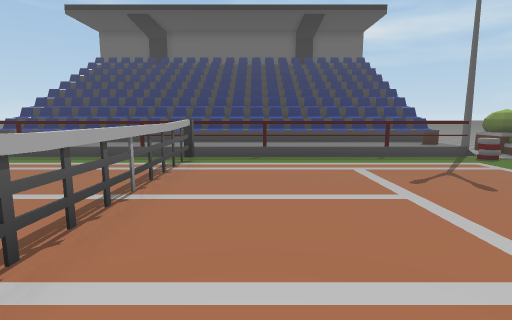
[1] (above)

14 first-person views from a walk through a 3-D level made in the Unity game engine. The camera is 1.4 m above the floor, tilts 8° down and sees 80° across. The floor is counted in squares, 1 m on a side. Each view is taken from the middle of a square. On the plan, view 1 faces up. The plan holds only what a view shows up to about 14 squares ahead; the rest is blank. The place goes on beyond the plan. The player is left out. Some surface patterns are stand-ins.

[2]
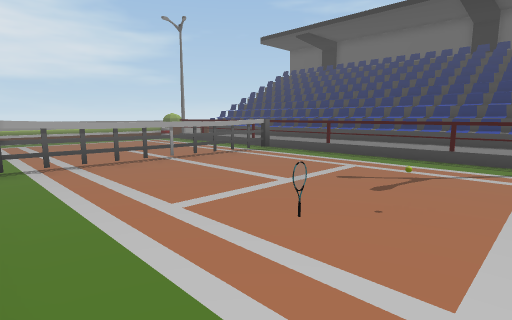

[3]
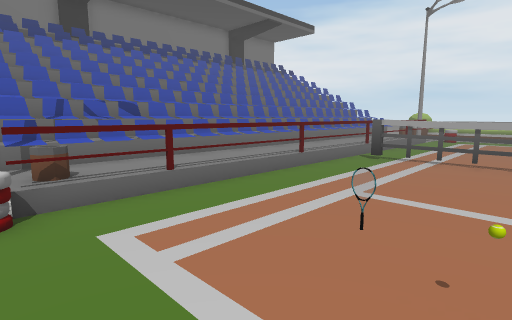

[4]
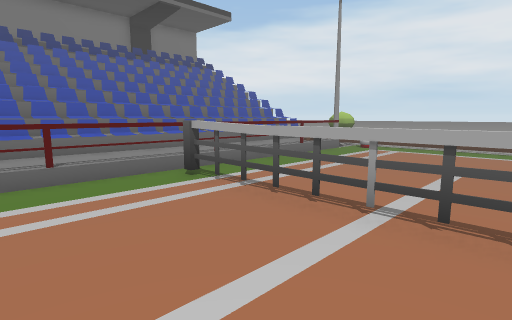

[5]
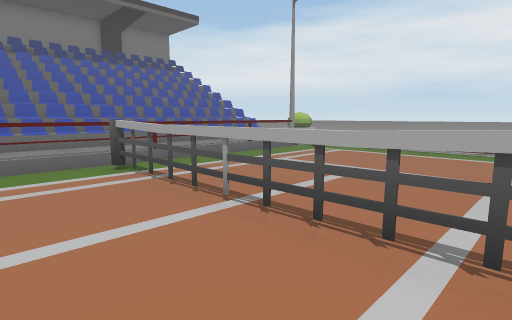

[6]
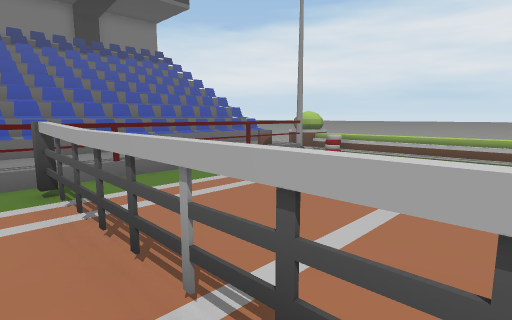

[7]
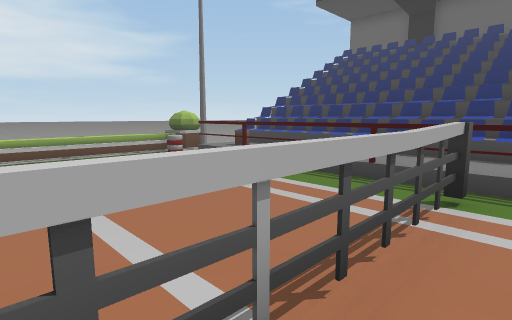

[8]
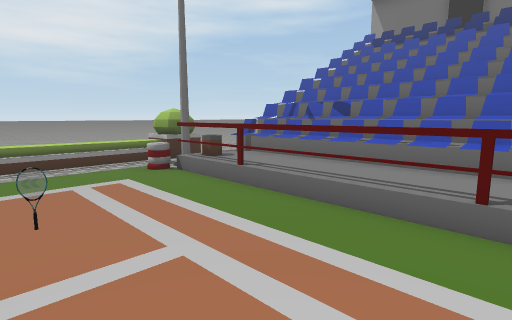

[9]
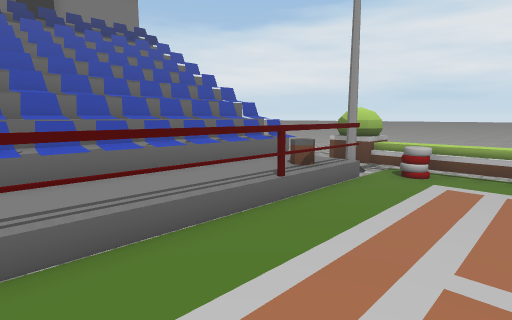

[10]
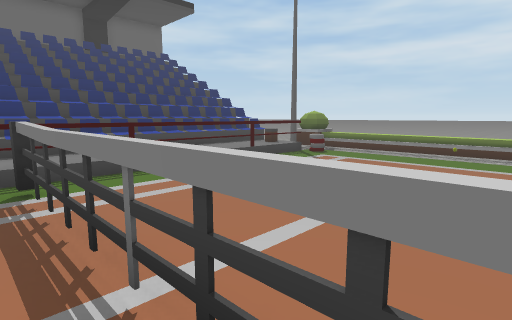

[11]
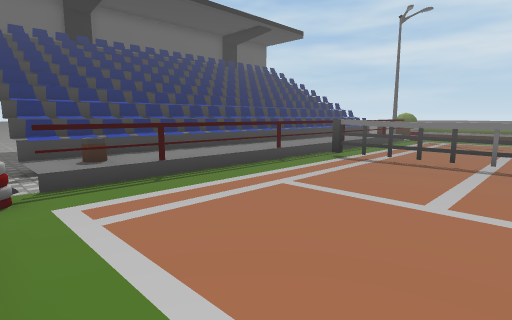

[12]
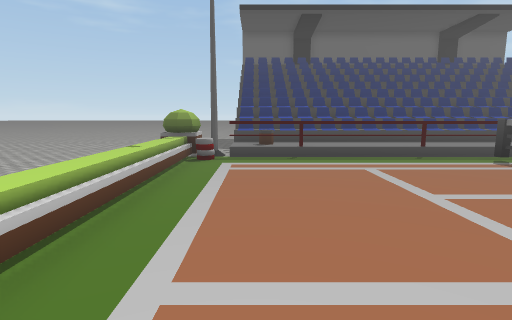

[13]
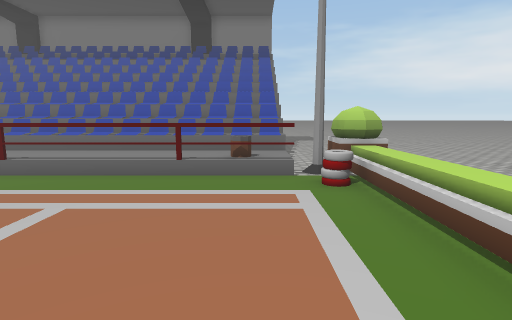

[14]
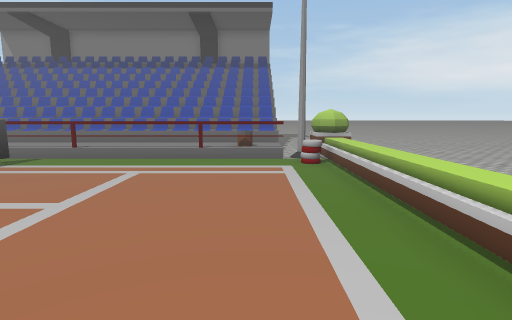

### Floor plan
Key: @ floor where view 1 was taken; # wall or solid block; . main floor; : floor 0.25 m higher than the main floor; / step, stairs or slope; = window, fence, low wall or low ledge; ^ raised ledge; B bin; P pole; T thing the floor can be seen under or through; I tire; O other object.
Columns run from 13 left of view 1 to 10 right of it. Each row starts with its distance up from view 1.
 13   =                 =
 12 ##.BB:::::::::::::::BP=
 11 #P.TTTTTTTTTTTTTTTTTT#=
 10 ^I...................I//
  9 ^..........T..........//
  8 ^..........T..........//
  7 ^..........T..........//
  6 ^..........T..........//
  5 ^..........T......O...//
  4 ^..........T..........//
  3 ^..........T.....O....//
  2 ^..........T..........//
  1 ^I.........T..........//
  0 ^I...........@.......I//
 -1 #P.B#===============BP==
 -2 ##.:::::::::::::::::: =
 -3   =##################

Where each view was taken, in squares from view 1:
view 1: 0 up, 0 right, facing up
view 2: 0 up, 7 right, facing up-left
view 3: 5 up, 8 right, facing down-left
view 4: 7 up, 2 right, facing down-left
view 5: 9 up, 1 right, facing down-left
view 6: 7 up, 1 left, facing down-left
view 7: 4 up, 1 left, facing up-left
view 8: 4 up, 0 right, facing down-right
view 9: 3 up, 4 left, facing down-left
view 10: 3 up, 3 left, facing up-right
view 11: 4 up, 12 left, facing up-right
view 12: 0 up, 10 left, facing up
view 13: 7 up, 10 left, facing down
view 14: 10 up, 10 left, facing down
